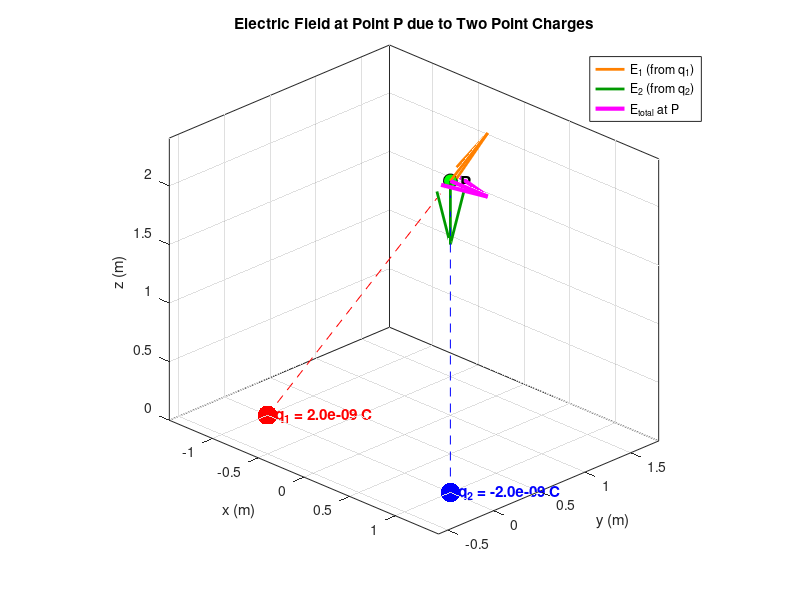

This figure's MATLAB source:
%% Electric Field Visualization due to Two Point Charges in 3D
clear; clc; close all;

%% ================== USER INPUTS ==================
% Point P where electric field is to be calculated
Px = 0;  Py = 1;  Pz = 2;

% Point charge 1
q1 = 2e-9;                    % Charge magnitude (Coulombs)
r1 = [-1, 0, 0];               % Position [x, y, z]

% Point charge 2
q2 = -2e-9;                   % Charge magnitude (Coulombs)
r2 = [1, 0, 0];               % Position [x, y, z]

% Physical constant
k = 8.9875e9;                 % Coulomb's constant (N·m²/C²)

% Visualization scaling
arrowScale = 1;               % Scale factor for display arrow
%% =================================================

% Point P as vector
P = [Px, Py, Pz];

% Distance vectors from charges to P
R1 = P - r1;
R2 = P - r2;

% Distances
d1 = norm(R1);
d2 = norm(R2);

% Guard against division by zero
if d1 < 1e-12 || d2 < 1e-12
    error('Point P coincides with a charge location. Choose different coordinates.');
end

% Unit vectors from each charge toward P
u1 = R1 / d1;
u2 = R2 / d2;

% Electric field contributions (vector form)
E1 = k * q1 / d1^2 * u1;
E2 = k * q2 / d2^2 * u2;

% Total electric field at P
E = E1 + E2;

% Display numerical results
fprintf('Distance from q1 to P : %.4f\n', d1);
fprintf('Distance from q2 to P : %.4f\n', d2);
fprintf('E1 = [%g, %g, %g] N/C\n', E1);
fprintf('E2 = [%g, %g, %g] N/C\n', E2);
fprintf('Total E at P = [%g, %g, %g] N/C\n', E);
fprintf('|E| = %g N/C\n', norm(E));

%% ================== PLOTTING ==================
figure('Color', 'w', 'Position', [100 100 900 700]);
hold on; grid on; box on;

% Plot charges
scatter3(r1(1), r1(2), r1(3), 200, 'r', 'filled');
scatter3(r2(1), r2(2), r2(3), 200, 'b', 'filled');
text(r1(1), r1(2), r1(3), sprintf('  q_1 = %.1e C', q1), ...
     'Color', 'r', 'FontSize', 11, 'FontWeight', 'bold');
text(r2(1), r2(2), r2(3), sprintf('  q_2 = %.1e C', q2), ...
     'Color', 'b', 'FontSize', 11, 'FontWeight', 'bold');

% Plot point P
plot3(P(1), P(2), P(3), 'ko', 'MarkerSize', 10, 'MarkerFaceColor', 'g');
text(P(1), P(2), P(3), '  P', 'Color', 'k', 'FontSize', 12, 'FontWeight', 'bold');

% Scale arrows for visibility (normalize direction, scale magnitude)
maxE = max([norm(E1), norm(E2), norm(E)]);
if maxE == 0, maxE = 1; end  % avoid divide-by-zero

arrowLen = 0.5 * arrowScale;    % Base length for arrows
s1 = arrowLen * norm(E1)/maxE;
s2 = arrowLen * norm(E2)/maxE;
sT = arrowLen * norm(E)/maxE;

% Draw arrow for E1
if norm(E1) > 0
    quiver3(P(1), P(2), P(3), E1(1)/norm(E1)*s1, E1(2)/norm(E1)*s1, E1(3)/norm(E1)*s1, ...
        0, 'Color', [1 0.5 0], 'LineWidth', 2, 'MaxHeadSize', 0.5);
end

% Draw arrow for E2
if norm(E2) > 0
    quiver3(P(1), P(2), P(3), E2(1)/norm(E2)*s2, E2(2)/norm(E2)*s2, E2(3)/norm(E2)*s2, ...
        0, 'Color', [0 0.6 0], 'LineWidth', 2, 'MaxHeadSize', 0.5);
end

% Draw arrow for total E
if norm(E) > 0
    quiver3(P(1), P(2), P(3), E(1)/norm(E)*sT, E(2)/norm(E)*sT, E(3)/norm(E)*sT, ...
        0, 'Color', 'm', 'LineWidth', 3, 'MaxHeadSize', 0.6);
end

% Dashed lines from charges to P (geometry aid)
plot3([r1(1) P(1)], [r1(2) P(2)], [r1(3) P(3)], 'r--', 'LineWidth', 0.5);
plot3([r2(1) P(1)], [r2(2) P(2)], [r2(3) P(3)], 'b--', 'LineWidth', 0.5);

% Labels and title
xlabel('x (m)'); ylabel('y (m)'); zlabel('z (m)');
title('Electric Field at Point P due to Two Point Charges');

% Legend (dummy plots)
h1 = plot3(NaN, NaN, NaN, '-', 'Color', [1 0.5 0], 'LineWidth', 2);
h2 = plot3(NaN, NaN, NaN, '-', 'Color', [0 0.6 0], 'LineWidth', 2);
h3 = plot3(NaN, NaN, NaN, '-', 'Color', 'm', 'LineWidth', 3);
legend([h1 h2 h3], {'E_1 (from q_1)', 'E_2 (from q_2)', 'E_{total} at P'}, ...
       'Location', 'best');

% View and axis settings
axis equal;
view(45, 25);
rotate3d on;
hold off;
